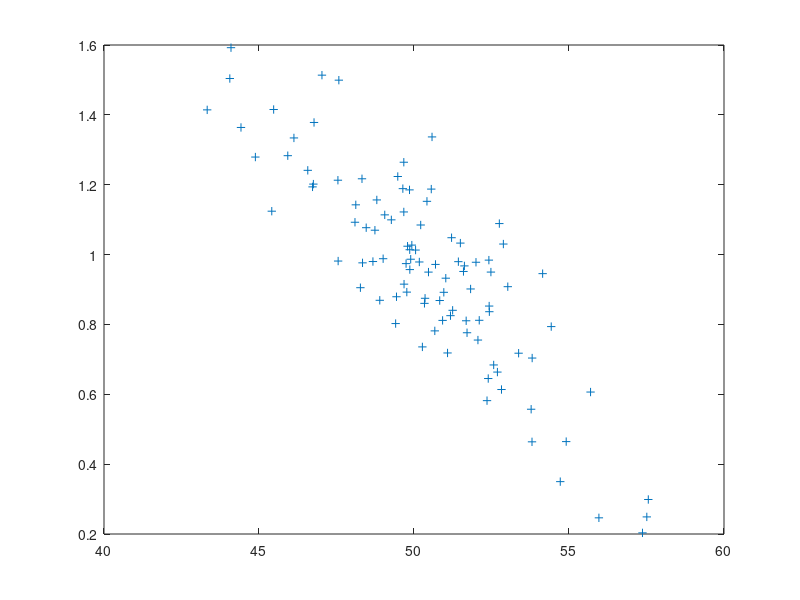

Reproduce this figure in MATLAB. (Note: this script raises an error after producing the figure.)
clear; 

% In this exercise, both the price of good 1 and income vary. However, they 
% are not independent: using the function mvnrnd, we can specify covariance 
% between these two variables: 

mu     = [50,1];                         % Income has mean 50, price (of good 1) has mean 1. 
sigma  = [10,-0.9;-0.9,0.1];             % Correlation is set negative (-0.9), so a negative relationship is established between income and prices.
rng default                              % For reproducibility of the results.
r = mvnrnd(mu,sigma,100)                 % The columns of r are negatively correlated.

plot(r(:,1),r(:,2),'+');                 % Plot shows the negative relationship.
reps   = 100;

price  = [r(:,2), ones(reps, 1)];        % First column has mean 1 and variance 0.1, second price does not vary.
c      = NaN(reps, 2);                   % Allocate a matrix c to gather the consumption bundles.
opts   = optimset('algorithm', 'sqp', 'display', 'off');
x0     = [1, 1]                          % Starting value.
lb     = [0, 0]                          % Lower bound.

for i = 1:reps 
    TempI   = r(i,1);                    % Take the first column of r, the income with mean 50 and variance.
    TempP   = price(i,:)                 % Simply take the price matrix, both columns (first varies, second does not).
    ub      = TempI./TempP;              % Upper bound on the amount of goods that can be bought with income I.
    c(i, :) = fmincon(@CobbDouglas, x0, TempP, TempI, [], [], lb, ub, [], opts)
end

% Note: results are in scientific notation. 
